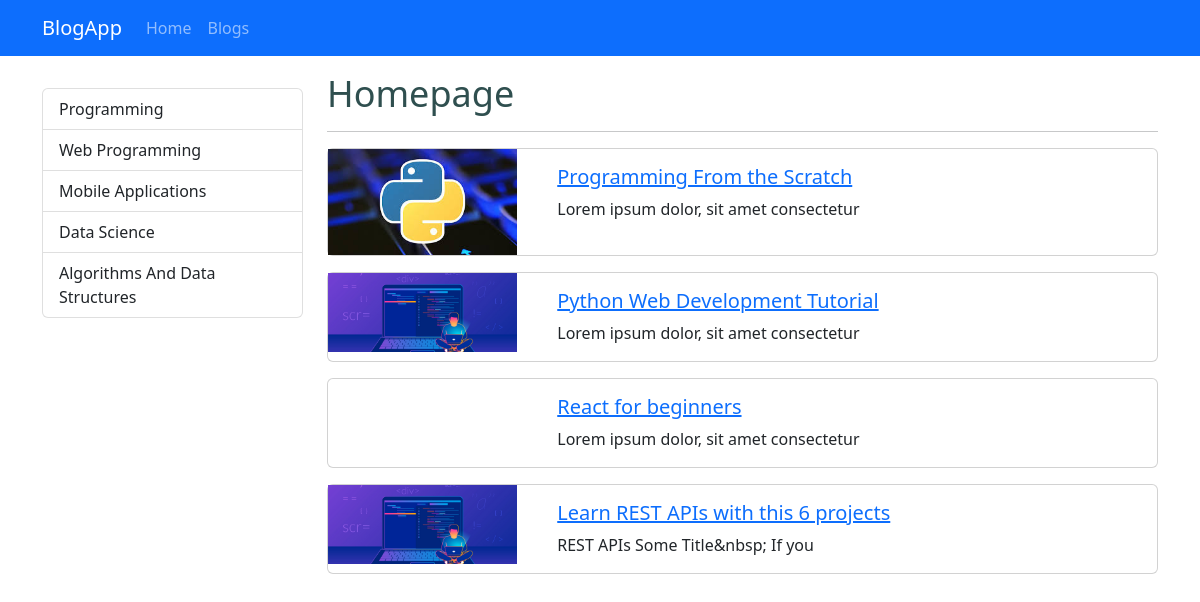
The page / on the database its author committed.
### blog/models.py (models this page shows, shortened)
class Category(models.Model):
    name = models.CharField(max_length=200)
    slug = models.SlugField(null=False, unique=True, blank=True, db_index=True, editable=False)

class Blog(models.Model):
    title = models.CharField(max_length=200)
    image = models.ImageField(upload_to="blogs")
    is_active = models.BooleanField()
    is_home = models.BooleanField()
    description = RichTextField()
    categories = models.ManyToManyField(Category, blank=True)
    '''
        At first I had some values inside of the table so first set
        the parameters in a way that accepts rows that doesn't have a value for
        slug field and migrate the changes
    '''
    slug = models.SlugField(null=False, blank=True, unique=True, db_index=True, editable=False)

### blog/views.py (the view)
# urls.py: path("", views.index, name="home"),
def index(request):
    context = {
        'blogs': Blog.objects.filter(is_active=True, is_home=True),
        'categories': Category.objects.all()
    }
    return render(request, "blog/index.html", context)

### blog/templates/blog/index.html (shortened to what this page needs)
{% extends "base.html" %}
{% load static %}
{% block css_files %}
<link rel="stylesheet" href="{% static 'blog/css/style.css'%}">
{% endblock %}
{% block content %}
<div class="container mt-3">
    <div class="row">
        <div class="col-3 mt-3">
            {% include 'partials/_categories.html' %}
        </div>
        <div class="col-9">
            <h1>Homepage</h1>
            <hr>
            {% for blog in blogs %}
                {% include 'blog/partials/_blog.html' %}
            {% endfor %}
        </div>
    </div>
</div>
{% endblock %}

### templates/partials/_categories.html
<div class="list-group">
    {% for category in categories %}
        {% if category.slug == selected_category %}
            <a class="list-group-item list-group-item-action active" href=" {% url 'blogs_by_category' category.slug %} ">{{ category.name|title }}</a>
        {% else %}
            <a class="list-group-item list-group-item-action" href=" {% url 'blogs_by_category' category.slug %} ">{{ category.name|title }}</a>
        {% endif %}
    {% endfor %}
</div>

### blog/templates/blog/partials/_blog.html
{% load static %}
<div class="card mb-3">
    <div class="row">
        <div class="col-md-3">
            <img src="{{ blog.image.url }}" alt="" class="img-fluid">
        </div>
        <div class="col-md-9">
            <div class="card-body">
                <h5 class="card-title">
                    <a href="{% url 'blog_details' blog.slug %}">
                        {{ blog.title }}
                    </a>
                </h5>
                <p class="card-text">{{ blog.description|striptags|slice:"0:40" }}</p>
            </div>
        </div>
    </div>
</div>

### blog/static/blog/css/style.css (style rules this page uses)
h1 { font-size: 36px; color: darkslategray; }

### rows shown on the page
Category: name "Programming"
Category: name "Web Programming"
Category: name "Mobile Applications"
Category: name "Data Science"
Category: name "Algorithms And Data Structures"
Blog: image (picture), title "Programming From the Scratch", description "Lorem ipsum dolor, sit amet consectetur"
Blog: image (picture), title "Python Web Development Tutorial", description "Lorem ipsum dolor, sit amet consectetur"
Blog: title "React for beginners", description "Lorem ipsum dolor, sit amet consectetur"
Blog: image (picture), title "Learn REST APIs with this 6 projects", description "REST APIs Some Title&nbsp; If you"
